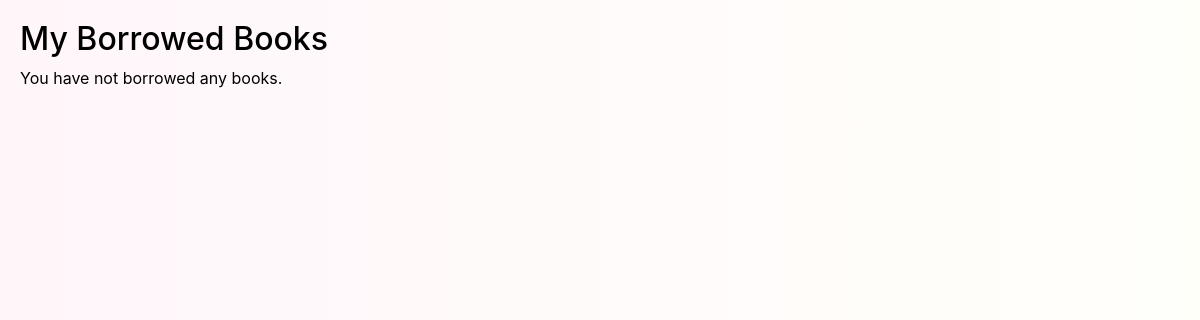
The app's page /order/ (signed in), older data.
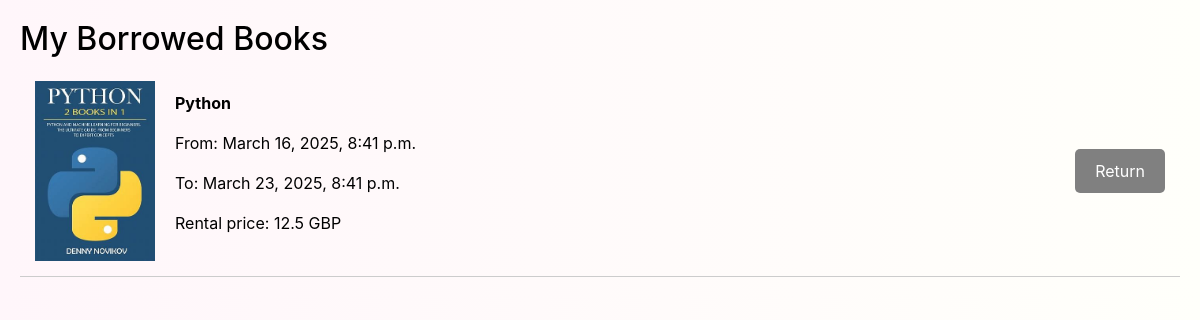
The same page, newer data.
### pages/models.py (models this page shows, shortened)
class Book(models.Model):
    title = models.CharField(max_length=200)
    category = models.CharField(max_length=100)
    index = models.CharField(max_length=50, unique=True)
    is_available = models.BooleanField(default=True)
    img = models.CharField(max_length=255)
    rental_price = models.FloatField(null=True)
    borrow_date = models.DateTimeField(null=True, blank=True)
    due_date = models.DateTimeField(null=True, blank=True)
    borrower = models.ForeignKey(User, on_delete=models.SET_NULL, null=True, blank=True, related_name="borrowed_books")

### pages/views.py (the view)
# urls.py: path("order/", order, name="order"),
def order(request):
    borrowed_books = Book.objects.filter(is_available=False, borrower=request.user)
    return render(request, "pages/order.html", {"borrowed_books": borrowed_books})

### pages/templates/pages/order.html (shortened to what this page needs)
<!DOCTYPE html>
<html lang="en">
{% load static %}
<head>
    <link href="https://stackpath.bootstrapcdn.com/bootstrap/4.5.2/css/bootstrap.min.css" rel="stylesheet">
</head>
<body>
    <h2>My Borrowed Books</h2>
    <div class="book-list">
        {% for book in borrowed_books %}
        <div class="book-entry">
            <img src="{% static book.img %}" alt="{{ book.title }}" class="book-img">
            <div class="book-details">
                <p><strong>{{ book.title }}</strong></p>
                <p>From: {{ book.borrow_date }}</p>
                <p>To: {{ book.due_date }}</p>
                <p>Rental price: {{ book.rental_price }} GBP</p>
            </div>
            <div>
                <form action="{% url 'return_book' book.id %}" method="post" onsubmit="return confirmReturn('{{ book.due_date }}', '{{ book.rental_price }}')">
                    <button type="submit" class="return-btn">Return</button>
                </form>
            </div>
        </div>
        {% empty %}
            <p>You have not borrowed any books.</p>
        {% endfor %}
    </div>
</body>
</html>

Row changes from the older to the newer data that the page shows:
now on this page (row edited): Book: img (picture), title "Python", borrow_date "March 16, 2025, 8:41 p.m.", due_date "March 23, 2025, 8:41 p.m.", rental_price "12.5"
Text that changed along with them:
text no longer shown: "You have not borrowed any books."
